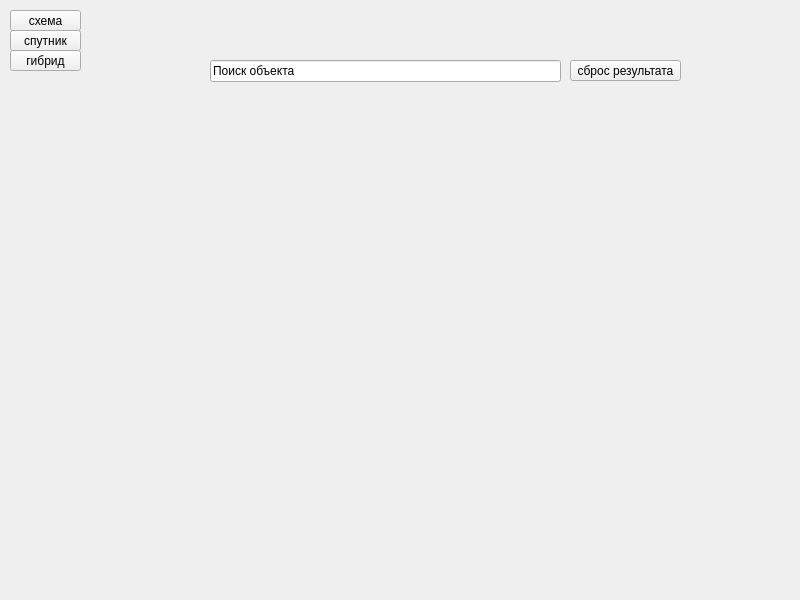
<?xml version="1.0" encoding="UTF-8"?>
<ui version="4.0">
 <class>mainWindow</class>
 <widget class="QMainWindow" name="mainWindow">
  <property name="geometry">
   <rect>
    <x>0</x>
    <y>0</y>
    <width>800</width>
    <height>600</height>
   </rect>
  </property>
  <property name="windowTitle">
   <string>MainWindow</string>
  </property>
  <widget class="QWidget" name="centralwidget">
   <widget class="QPushButton" name="map_btn">
    <property name="enabled">
     <bool>true</bool>
    </property>
    <property name="geometry">
     <rect>
      <x>10</x>
      <y>10</y>
      <width>71</width>
      <height>21</height>
     </rect>
    </property>
    <property name="mouseTracking">
     <bool>false</bool>
    </property>
    <property name="tabletTracking">
     <bool>false</bool>
    </property>
    <property name="focusPolicy">
     <enum>Qt::ClickFocus</enum>
    </property>
    <property name="contextMenuPolicy">
     <enum>Qt::DefaultContextMenu</enum>
    </property>
    <property name="text">
     <string>cхема</string>
    </property>
    <property name="autoDefault">
     <bool>false</bool>
    </property>
   </widget>
   <widget class="QPushButton" name="sput_btn">
    <property name="geometry">
     <rect>
      <x>10</x>
      <y>30</y>
      <width>71</width>
      <height>21</height>
     </rect>
    </property>
    <property name="focusPolicy">
     <enum>Qt::ClickFocus</enum>
    </property>
    <property name="contextMenuPolicy">
     <enum>Qt::DefaultContextMenu</enum>
    </property>
    <property name="text">
     <string>спутник</string>
    </property>
   </widget>
   <widget class="QPushButton" name="gibr_btn">
    <property name="geometry">
     <rect>
      <x>10</x>
      <y>50</y>
      <width>71</width>
      <height>21</height>
     </rect>
    </property>
    <property name="focusPolicy">
     <enum>Qt::ClickFocus</enum>
    </property>
    <property name="text">
     <string>гибрид</string>
    </property>
   </widget>
   <widget class="QLabel" name="label">
    <property name="geometry">
     <rect>
      <x>30</x>
      <y>100</y>
      <width>661</width>
      <height>461</height>
     </rect>
    </property>
    <property name="text">
     <string/>
    </property>
   </widget>
   <widget class="QLineEdit" name="lineEdit">
    <property name="geometry">
     <rect>
      <x>210</x>
      <y>60</y>
      <width>351</width>
      <height>22</height>
     </rect>
    </property>
    <property name="text">
     <string>Поиск объекта</string>
    </property>
   </widget>
   <widget class="QPushButton" name="pushButton">
    <property name="geometry">
     <rect>
      <x>570</x>
      <y>60</y>
      <width>111</width>
      <height>21</height>
     </rect>
    </property>
    <property name="text">
     <string>сброс результата</string>
    </property>
   </widget>
  </widget>
 </widget>
 <resources/>
 <connections/>
</ui>
